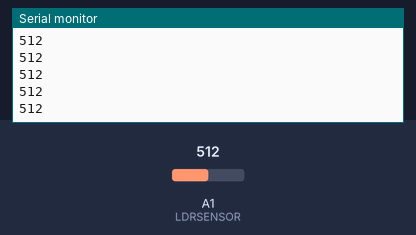
Bench run of a sketch on a simulated Arduino Uno, built with avr-gcc and run on an emulated ATmega328P. Shown: the last lines printed to the serial monitor. Inputs (shaded band) come from the test bench; at power-on: A1 (LDRSENSOR) = 512.

Above: at 1.2 s.
1.3 s: A1 (LDRSENSOR) set to 716
At 1.31 s:
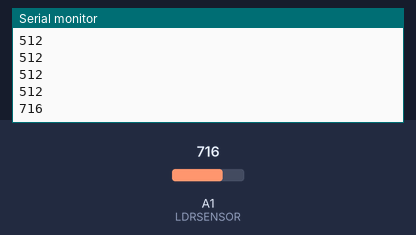
2.8 s: A1 (LDRSENSOR) set to 900
At 2.81 s:
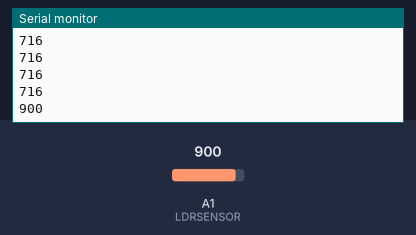
Timing chart, 0 to 5.8 s (numbered marks = the images above; inputs shaded):
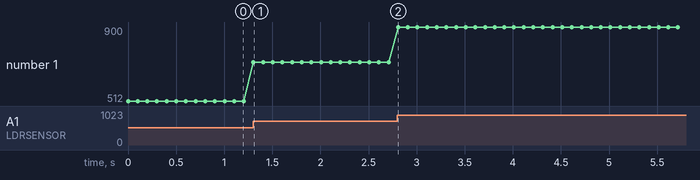

Measured:
- after the input at 1.3 s, the serial monitor: prints a new line at once (image 1)
- after the input at 2.8 s, the serial monitor: prints a new line at once (image 2)
- plotted number 1: 512 → 716 after the input at 1.3 s, 716 → 900 after the input at 2.8 s

The sketch:

EX12_LDR_SENSOR.ino
```cpp
int LDRSENSOR = 15;
void setup() {
  // put your setup code here, to run once:
  Serial.begin(115200);
}

void loop() {
  // put your main code here, to run repeatedly:
  int value = analogRead(LDRSENSOR);
  Serial.println(value);
  delay(100);
}
```
